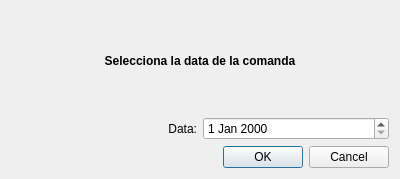
<?xml version="1.0" encoding="UTF-8"?>
<ui version="4.0">
 <class>Dialog</class>
 <widget class="QDialog" name="Dialog">
  <property name="geometry">
   <rect>
    <x>0</x>
    <y>0</y>
    <width>400</width>
    <height>179</height>
   </rect>
  </property>
  <property name="windowTitle">
   <string>Dialog</string>
  </property>
  <layout class="QVBoxLayout" name="verticalLayout_2">
   <item>
    <layout class="QVBoxLayout" name="verticalLayout">
     <item>
      <widget class="QLabel" name="label_2">
       <property name="font">
        <font>
         <weight>75</weight>
         <bold>true</bold>
        </font>
       </property>
       <property name="text">
        <string>Selecciona la data de la comanda</string>
       </property>
       <property name="alignment">
        <set>Qt::AlignCenter</set>
       </property>
      </widget>
     </item>
     <item>
      <layout class="QHBoxLayout" name="horizontalLayout">
       <item>
        <widget class="QLabel" name="label">
         <property name="text">
          <string>Data:</string>
         </property>
         <property name="alignment">
          <set>Qt::AlignRight|Qt::AlignTrailing|Qt::AlignVCenter</set>
         </property>
        </widget>
       </item>
       <item>
        <widget class="QDateEdit" name="dateEdit"/>
       </item>
      </layout>
     </item>
     <item>
      <widget class="QDialogButtonBox" name="buttonBox">
       <property name="orientation">
        <enum>Qt::Horizontal</enum>
       </property>
       <property name="standardButtons">
        <set>QDialogButtonBox::Cancel|QDialogButtonBox::Ok</set>
       </property>
      </widget>
     </item>
    </layout>
   </item>
  </layout>
 </widget>
 <resources/>
 <connections>
  <connection>
   <sender>buttonBox</sender>
   <signal>accepted()</signal>
   <receiver>Dialog</receiver>
   <slot>accept()</slot>
   <hints>
    <hint type="sourcelabel">
     <x>248</x>
     <y>254</y>
    </hint>
    <hint type="destinationlabel">
     <x>157</x>
     <y>274</y>
    </hint>
   </hints>
  </connection>
  <connection>
   <sender>buttonBox</sender>
   <signal>rejected()</signal>
   <receiver>Dialog</receiver>
   <slot>reject()</slot>
   <hints>
    <hint type="sourcelabel">
     <x>316</x>
     <y>260</y>
    </hint>
    <hint type="destinationlabel">
     <x>286</x>
     <y>274</y>
    </hint>
   </hints>
  </connection>
 </connections>
</ui>
